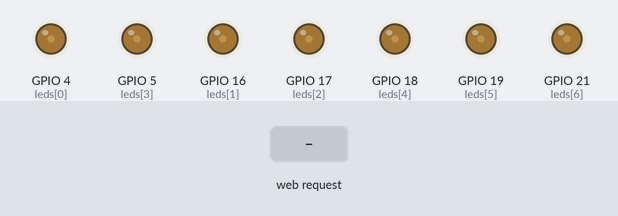
This sketch was run on a simulated ESP32. On the bench: output pins drawn as LEDs (lit = HIGH). The inputs (shaded band) are chosen by the test bench. WiFi joins after 1.5 s; servers stay silent unless stated; what the sketch prints to the serial monitor is not drawn.

Above: at 2.7 s.
2.8 s: HTTP request GET /effect?mode=sine received
At 3.77 s:
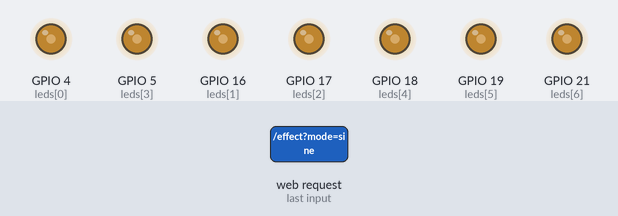
10.8 s: HTTP request GET /effect?mode=chaser received
18.8 s: HTTP request GET /speed?value=1 received
26.8 s: HTTP request GET /effect?mode=sine received
At 27.8 s:
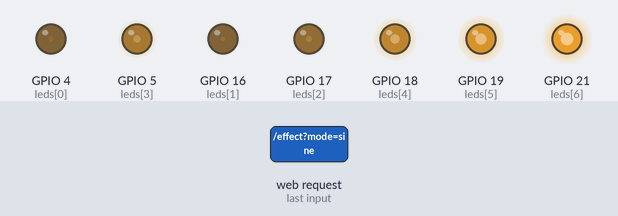
34.8 s: HTTP request GET /effect?mode=1 received
At 34.8 s:
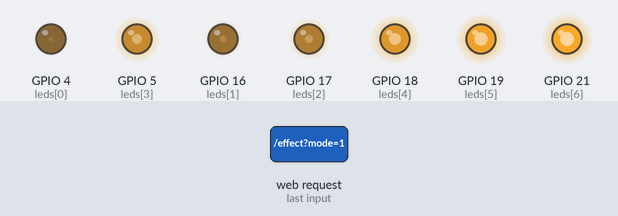
42.8 s: HTTP request GET /effect?mode=chaser received
At 42.95 s:
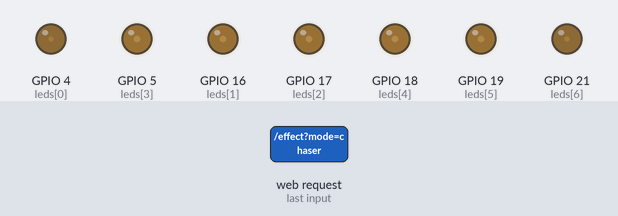
Timing chart, 0 to 44.8 s (numbered marks = the images above; inputs shaded):
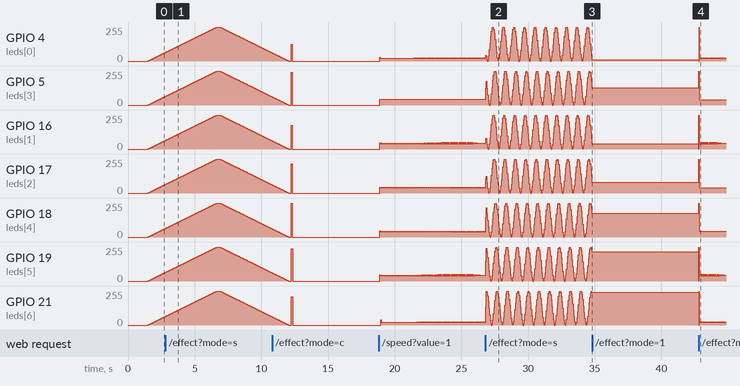

Measured:
- after the input at 42.8 s, GPIO 5 (leds[3]): 131/255 → 41/255 at once; GPIO 17 (leds[2]): 81/255 → 40/255 at once; GPIO 18 (leds[4]): 180/255 → 42/255 at once

The sketch:

esp32_wifi_led.ino
```cpp
/*
        If you want more information, visit esp32 documents on https://docs.espressif.com/projects/esp-idf/en/stable/esp32/get-started/index.html
*/
#include <WiFi.h>
#include <WebServer.h>

const char *ssid = ""; // your wi-fi has to be 2.4 GHz
const char *password = "";

WebServer server(80);

byte leds[] = {4, 16, 17, 5, 18, 19, 21};
byte leds_size = sizeof(leds) / sizeof(leds[0]);
unsigned int resolution = 10;

bool fade_enabled = true;
bool sine_enabled = false;
bool chaser_enabled = false;
int delay_val = 5;
uint16_t brightness = pow(2, resolution) - 1;
uint16_t sine_step = 0;

void setup()
{
  Serial.begin(115200);
  WiFi.begin(ssid, password);
  unsigned long start_time = millis();
  while (WiFi.status() != WL_CONNECTED && millis() - start_time < 15000)
  {
    delay(500);
    Serial.print(".");
  }
  Serial.println("\nConnected to Wi-Fi.");
  Serial.println(WiFi.localIP());

  for (byte i = 0; i < leds_size; i++)
  {
    pinMode(leds[i], OUTPUT);
    ledcAttach(leds[i], 5000, resolution);
  }

  server.on("/", handleRoot);
  server.on("/speed", handleSpeed);
  server.on("/effect", handleEffect);
  server.begin();
}

void loop()
{
  server.handleClient();
  if (fade_enabled) fade();
  if (sine_enabled) sine_wave();
  if (chaser_enabled) chaser();
}

void fade()
{
  for (uint16_t j = 0; j <= brightness; j++)
  {
    for (uint8_t i = 0; i < leds_size; i++)
    {
      ledcWrite(leds[i], j);
    }
    delay(delay_val);
  }

  delay(200);

  for (uint16_t j = brightness; j > 0; j--)
  {
    for (uint8_t i = 0; i < leds_size; i++)
    {
      ledcWrite(leds[i], j);
    }
    delay(delay_val);
  }

  delay(200);
}

void sine_wave()
{
  for (byte i = 0; i < leds_size; i++)
  {
    float phase = (i - sine_step) * 0.4;
    int sine_brightness = (sin(phase) + 1.0) * (brightness / 2);
    ledcWrite(leds[i], sine_brightness);
  }
  sine_step++;
  delay(50);
}

void chaser()
{
  for (byte i = 0; i < leds_size; i++)
  {
    ledcWrite(leds[i], brightness);
    delay(delay_val);
    ledcWrite(leds[i], 0);
  }
  for (int k = leds_size - 2; k > 0; k--)
  {
    ledcWrite(leds[k], brightness);
    delay(delay_val);
    ledcWrite(leds[k], 0);
  }
}

void handleRoot()
{
  String html = "<html><body>";
  html += "<h1>ESP32 LED Control</h1>";
  html += "<p>Current Mode: <strong>";
  if (fade_enabled) html += "Fade";
  else if (sine_enabled) html += "Sine";
  else if (chaser_enabled) html += "Chaser";
  else html += "None";
  html += "</strong></p>";
  html += "<a href=\"/effect?mode=fade\"><button>Fade</button></a><br><br>";
  html += "<a href=\"/effect?mode=sine\"><button>Sine</button></a><br><br>";
  html += "<a href=\"/effect?mode=chaser\"><button>Chaser</button></a><br><br>";
  html += "<form action=\"/speed\" method=\"get\">";
  html += "Fade/Chaser Delay (1-50 ms): <input type=\"number\" name=\"value\" min=\"1\" max=\"50\">";
  html += "<input type=\"submit\" value=\"Set Speed\">";
  html += "</form>";
  html += "</body></html>";
  server.send(200, "text/html", html);
}

void handleEffect()
{
  if (!server.hasArg("mode"))
  {
    server.send(400, "text/plain", "Missing mode parameter");
    return;
  }

  String mode = server.arg("mode");
  fade_enabled = false;
  sine_enabled = false;
  chaser_enabled = false;

  if (mode == "fade") fade_enabled = true;
  else if (mode == "sine") sine_enabled = true;
  else if (mode == "chaser") chaser_enabled = true;
  else
  {
    server.send(400, "text/plain", "Invalid mode");
    return;
  }

  server.sendHeader("Location", "/");
  server.send(303);
}

void handleSpeed()
{
  if (server.hasArg("value"))
  {
    int val = server.arg("value").toInt();
    if (val >= 1 && val <= 50)
    {
      delay_val = val;
    }
  }
  server.sendHeader("Location", "/");
  server.send(303);
}
```
